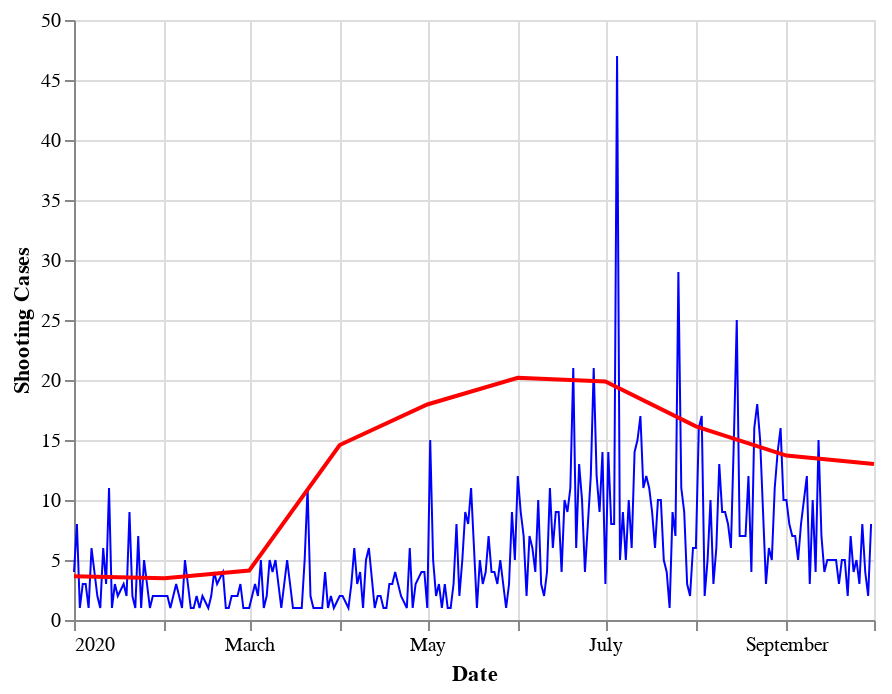

The code cell stored with this chart in its notebook:
### Code cell
#2020 Shooting Cases and Unemployment Rate
line_2020 + unemployment_chart_20

### Figure 1 — Vega-Lite specification as saved in the notebook (floating-point values rounded to 4 significant figures; data arrays with more than 128 entries replaced by an {"elided": "..."} marker saying what was removed)
{"config": {"view": {"continuousWidth": 400, "continuousHeight": 300}}, "layer": [{"data": {"name": "data-2727d9aa75871dfbd65f0bfb52664766"}, "mark": {"type": "line", "color": "blue", "size": 1}, "encoding": {"x": {"type": "temporal", "field": "Date"}, "y": {"type": "quantitative", "axis": {"title": "Shooting Cases"}, "field": "Count"}}, "transform": [{"window": [{"op": "mean", "field": "Count", "as": "rolling_mean"}], "frame": [-15, 15]}]}, {"data": {"name": "data-98c17818a12a4ab5eec5129819a11ca5"}, "mark": {"type": "line", "color": "red"}, "encoding": {"tooltip": [{"type": "temporal", "field": "Date"}, {"type": "quantitative", "field": "Umemployment Rate"}], "x": {"type": "temporal", "field": "Date"}, "y": {"type": "quantitative", "field": "Umemployment Rate"}}}], "$schema": "https://vega.github.io/schema/vega-lite/v4.8.1.json", "datasets": {"data-2727d9aa75871dfbd65f0bfb52664766": {"elided": "254 records"}, "data-98c17818a12a4ab5eec5129819a11ca5": [{"Date": "2020-01-01T00:00:00", "Umemployment Rate": 3.64}, {"Date": "2020-02-01T00:00:00", "Umemployment Rate": 3.48}, {"Date": "2020-03-01T00:00:00", "Umemployment Rate": 4.12}, {"Date": "2020-04-01T00:00:00", "Umemployment Rate": 14.58}, {"Date": "2020-05-01T00:00:00", "Umemployment Rate": 17.96}, {"Date": "2020-06-01T00:00:00", "Umemployment Rate": 20.18}, {"Date": "2020-07-01T00:00:00", "Umemployment Rate": 19.88}, {"Date": "2020-08-01T00:00:00", "Umemployment Rate": 16.14}, {"Date": "2020-09-01T00:00:00", "Umemployment Rate": 13.7}, {"Date": "2020-10-01T00:00:00", "Umemployment Rate": 13.0}]}}
